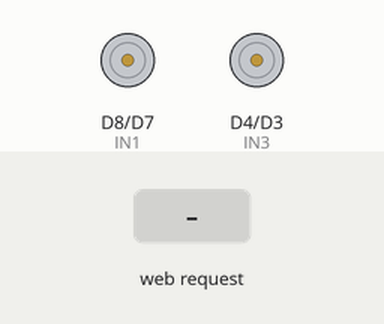
This sketch was run on a simulated ESP8266 (NodeMCU). Parts: motor-driver pin pairs drawn as motors (green arrow = first pin HIGH = forward, orange = second pin HIGH = backward, longer = more drive, scaled by the enable pin). Inputs (shaded band) come from the test bench. WiFi joins after 1.5 s; servers stay silent unless stated; what the sketch prints to the serial monitor is not drawn.

Above: at 2.7 s.
2.8 s: HTTP request GET /FORWARD received
At 3.9 s:
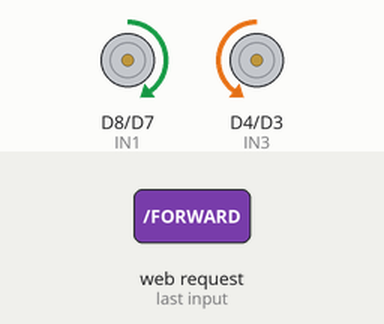
4.3 s: HTTP request GET /BACKWARD received
At 5.1 s:
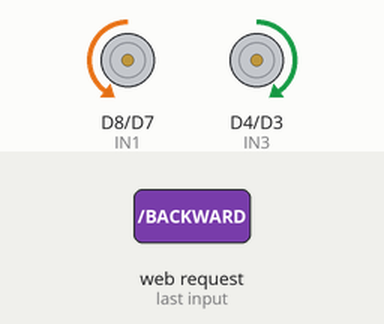
5.8 s: HTTP request GET /LEFT received
At 6.2 s:
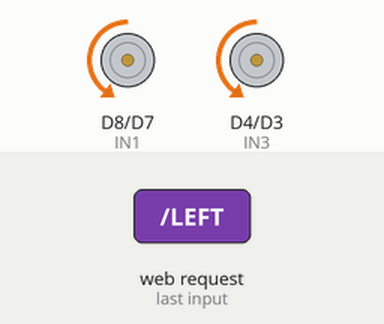
7.3 s: HTTP request GET /RIGHT received
At 8.5 s:
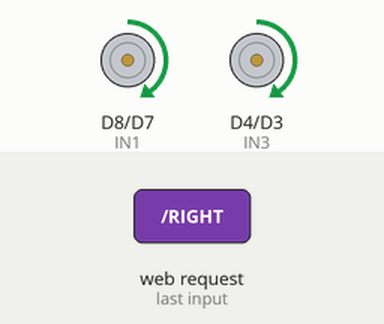
Timing chart, 0 to 9.8 s (numbered marks = the images above; inputs shaded):
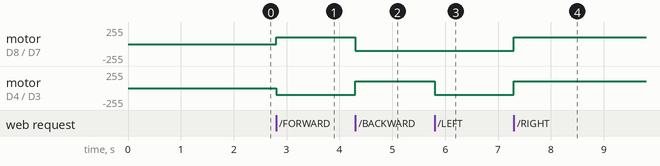

The sketch:

esp8266_wifi.ino
```cpp
#include <ESP8266WiFi.h>

#define ENA D5
#define ENB D6

#define IN1 D8
#define IN2 D7
#define IN3 D4
#define IN4 D3

const char* ssid = "Add wifi name";
const char* password = "Add wifi password";

WiFiServer server(80);

void setup()
{
  Serial.begin(115200);

  pinMode(ENA, OUTPUT);
  pinMode(ENB, OUTPUT);

  pinMode(IN1, OUTPUT);
  pinMode(IN2, OUTPUT);
  pinMode(IN3, OUTPUT);
  pinMode(IN4, OUTPUT);

  analogWrite(ENA, 100);
  analogWrite(ENB, 100);

  stopMotor();

  Serial.println();
  Serial.println("Connecting to WiFi...");

  WiFi.mode(WIFI_STA);
  WiFi.begin(ssid, password);

  while (WiFi.status() != WL_CONNECTED)
  {
    delay(500);
    Serial.print(".");
  }

  Serial.println();
  Serial.println("WiFi Connected");
  Serial.print("IP Address: ");
  Serial.println(WiFi.localIP());

  server.begin();

  Serial.println("Server Started");
  Serial.println("Open the IP shown above in your browser");
}

void loop()
{
  WiFiClient client = server.available();

  if (!client)
  {
    return;
  }

  while (!client.available())
  {
    delay(1);
  }

  String request = client.readStringUntil('\r');
  Serial.println(request);

  client.flush();

  if (request.indexOf("/FORWARD") != -1)
  {
    Serial.println("FORWARD");
    forward();
  }

  else if (request.indexOf("/BACKWARD") != -1)
  {
    Serial.println("BACKWARD");
    backward();
  }

  else if (request.indexOf("/LEFT") != -1)
  {
    Serial.println("LEFT");
    left();
  }

  else if (request.indexOf("/RIGHT") != -1)
  {
    Serial.println("RIGHT");
    right();
  }

  else if (request.indexOf("/STOP") != -1)
  {
    Serial.println("STOP");
    stopMotor();
  }

  client.println("HTTP/1.1 200 OK");
  client.println("Content-Type: text/html");
  client.println("Connection: close");
  client.println();

  client.println("<!DOCTYPE html>");
  client.println("<html>");
  client.println("<head>");
  client.println("<meta name='viewport' content='width=device-width, initial-scale=1'>");
  client.println("<title>ESP8266 Robot Car</title>");
  client.println("</head>");

  client.println("<body style='text-align:center;font-family:Arial;'>");

  client.println("<h1>ESP8266 Robot Car</h1>");

  client.println("<p>");
  client.println("<a href='/FORWARD'><button style='width:200px;height:70px;font-size:20px;'>FORWARD</button></a>");
  client.println("</p>");

  client.println("<p>");
  client.println("<a href='/LEFT'><button style='width:120px;height:70px;font-size:20px;'>LEFT</button></a>");
  client.println("&nbsp;&nbsp;");
  client.println("<a href='/STOP'><button style='width:120px;height:70px;font-size:20px;'>STOP</button></a>");
  client.println("&nbsp;&nbsp;");
  client.println("<a href='/RIGHT'><button style='width:120px;height:70px;font-size:20px;'>RIGHT</button></a>");
  client.println("</p>");

  client.println("<p>");
  client.println("<a href='/BACKWARD'><button style='width:200px;height:70px;font-size:20px;'>BACKWARD</button></a>");
  client.println("</p>");

  client.println("</body>");
  client.println("</html>");
}

void backward()
{
  digitalWrite(IN1, LOW);
  digitalWrite(IN2, HIGH);

  digitalWrite(IN3, HIGH);
  digitalWrite(IN4, LOW);
}

void forward()
{
  digitalWrite(IN1, HIGH);
  digitalWrite(IN2, LOW);

  digitalWrite(IN3, LOW);
  digitalWrite(IN4, HIGH);
}

void left()
{
  // Left wheel backward
  digitalWrite(IN1, LOW);
  digitalWrite(IN2, HIGH);

  // Right wheel backward
  digitalWrite(IN3, LOW);
  digitalWrite(IN4, HIGH);
}

void right()
{
  // Left wheel forward
  digitalWrite(IN1, HIGH);
  digitalWrite(IN2, LOW);

  // Right wheel forward
  digitalWrite(IN3, HIGH);
  digitalWrite(IN4, LOW);
}

void stopMotor()
{
  digitalWrite(IN1, LOW);
  digitalWrite(IN2, LOW);

  digitalWrite(IN3, LOW);
  digitalWrite(IN4, LOW);
}
```

Measured:
- after the input at 2.8 s, motor on D8 (IN1) / D7 (IN2): stopped → forward 100/255 at once; motor on D4 (IN3) / D3 (IN4): stopped → backward 100/255 at once
- after the input at 4.3 s, motor on D8 (IN1) / D7 (IN2): forward 100/255 → backward 100/255 at once; motor on D4 (IN3) / D3 (IN4): backward 100/255 → forward 100/255 at once
- after the input at 5.8 s, motor on D4 (IN3) / D3 (IN4): forward 100/255 → backward 100/255 at once
- after the input at 7.3 s, motor on D8 (IN1) / D7 (IN2), motor on D4 (IN3) / D3 (IN4): backward 100/255 → forward 100/255 at once
